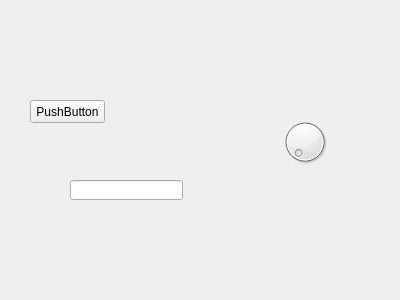
<?xml version="1.0" encoding="UTF-8"?>
<ui version="4.0">
 <class>Form</class>
 <widget class="QWidget" name="Form">
  <property name="geometry">
   <rect>
    <x>0</x>
    <y>0</y>
    <width>400</width>
    <height>300</height>
   </rect>
  </property>
  <property name="windowTitle">
   <string>Form</string>
  </property>
  <widget class="QLineEdit" name="lineEdit">
   <property name="geometry">
    <rect>
     <x>70</x>
     <y>180</y>
     <width>113</width>
     <height>20</height>
    </rect>
   </property>
  </widget>
  <widget class="QDial" name="dial">
   <property name="geometry">
    <rect>
     <x>280</x>
     <y>110</y>
     <width>50</width>
     <height>64</height>
    </rect>
   </property>
  </widget>
  <widget class="QPushButton" name="pushButton">
   <property name="geometry">
    <rect>
     <x>30</x>
     <y>100</y>
     <width>75</width>
     <height>23</height>
    </rect>
   </property>
   <property name="text">
    <string>PushButton</string>
   </property>
  </widget>
 </widget>
 <resources/>
 <connections/>
</ui>
